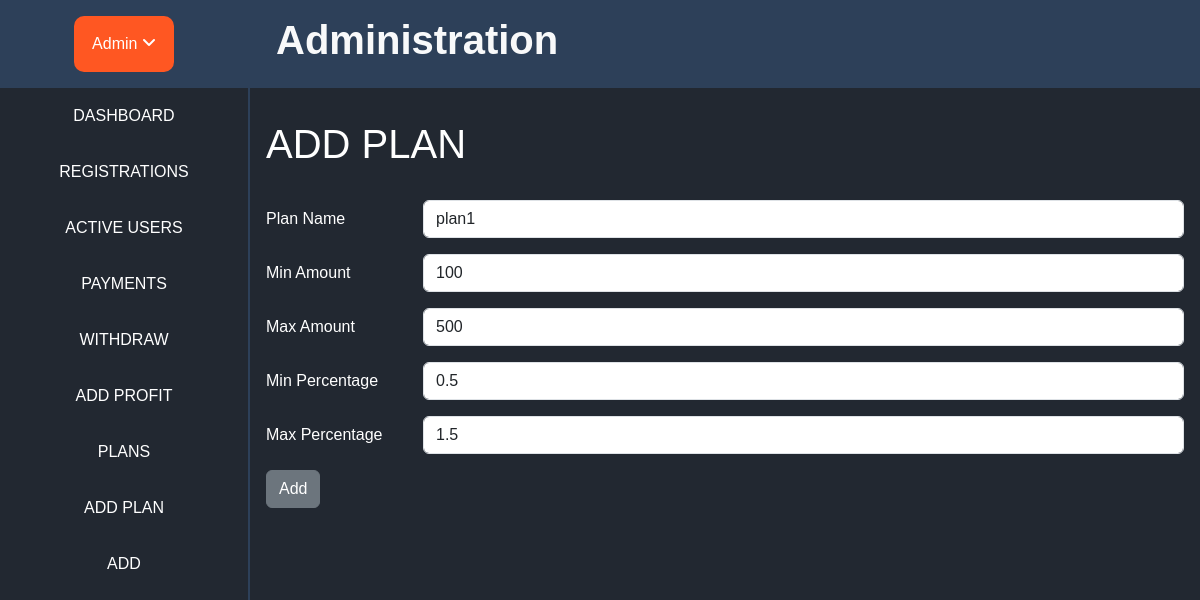
Screenshot of /moderator/editplan/1 (signed in) with the database file from the repository.
### home/models.py (models this page shows)
class Plans(models.Model):
    plan_name = models.CharField(max_length=100)
    plan_min_price = models.CharField(max_length=100)
    plan_max_price = models.CharField(max_length=100)
    plan_min_percentage = models.CharField(max_length=100)
    plan_max_percentage = models.CharField(max_length=100)

### home/views.py (the view, shortened to what this page needs)
# urls.py: path('moderator/editplan/<int:plan_id>', login_required(views.ModEditPlan_view.as_view()), name='mod_edit_plan'),
class ModEditPlan_view(View):
    def get(self, request, plan_id):
        context = {
            "plan": models.Plans.objects.get(id=plan_id),
            "edit": None,
        }
        return render(request, "mod/addplan.html", context=context)

### templates/mod/addplan.html (shortened to what this page needs)
{% extends 'mod/admbase.html' %}
{% block content%}
<div>
{% if edit %}
<h1> EDIT PLAN</h1>
{% else %}
<h1> ADD PLAN</h1>
{% endif %}
<br>
<form method="POST">
    <div class="row mb-3">
      <label for="" class="col-sm-2 col-form-label">Plan Name</label>
      <div class="col-sm-10">
        <input type="text" class="form-control" id="" name="plan_name" value={{ plan.plan_name|default:"" }}>
      </div>
    </div>
    <div class="row mb-3">
        <label for="" class="col-sm-2 col-form-label">Min Amount</label>
        <div class="col-sm-10">
          <input type="text" class="form-control" id="" name="plan_min_price" value={{ plan.plan_min_price|default:"" }}>
        </div>
      </div>
      <div class="row mb-3">
        <label for="" class="col-sm-2 col-form-label">Max Amount</label>
        <div class="col-sm-10">
          <input type="text" class="form-control" id="" name="plan_max_price" value={{ plan.plan_max_price|default:"" }}>
        </div>
      </div>
      <div class="row mb-3">
        <label for="" class="col-sm-2 col-form-label">Min Percentage</label>
        <div class="col-sm-10">
          <input type="text" class="form-control" id="" name="plan_min_percentage" value={{ plan.plan_min_percentage|default:"" }}>
        </div>
      </div>
      <div class="row mb-3">
        <label for="" class="col-sm-2 col-form-label">Max Percentage</label>
        <div class="col-sm-10">
          <input type="text" class="form-control" id="" name="plan_max_percentage" value={{ plan.plan_max_percentage|default:"" }}>
        </div>
      </div>
    <button type="submit" class="btn btn-secondary">Add</button>
  </form>
{% endblock %}

### static/css/styles.css (style rules this page uses)
body { margin: 0; padding: 0; font-family: Arial, sans-serif; }

### rows the page displays
Plans: plan_name "plan1", plan_min_price "100", plan_max_price "500", plan_min_percentage "0.5", plan_max_percentage "1.5"
